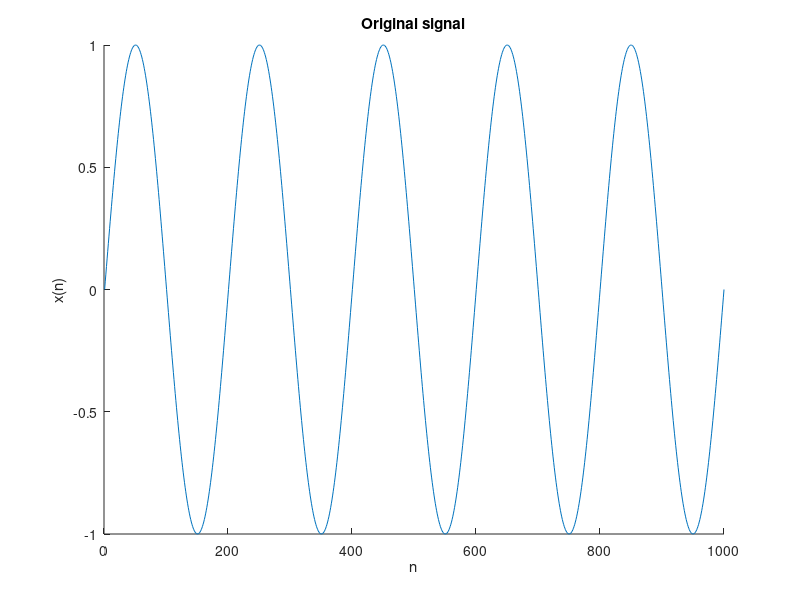

This chart was generated by the following MATLAB code: (Note: this script raises an error after producing the figure.)
% Test cases for the nonlinear discrete Wiener filter
% By Matheus F. Moreno
% SMT/DEL/UFRJ - Escola Politecnica

%% Instantiating the input signal: a discrete sine wave
x = sin((0:1000) * pi / 100);
x = x(:);

figure
hold on
plot(1:length(x), x);
set(gca,'xlim',[0, length(x)]);
xlabel('n');
ylabel('x(n)');
title('Original signal');


%% First case: filter estimation
filt = [-3, -2, -1, 1, 2, 3];
y_filt = fftfilt(filt, x);
sig_len = length(y_filt);

% Filter specifications
sizeFilters = 10;
hop = 500;
sigma = 10;

% Creating the filters
[y_filt_est, MSE] = kernelWiener(x, y_filt, sizeFilters, hop, sigma);
fprintf('MSE for filter estimation: %d\n', MSE);

% Plotting the filtered signal and the estimation
figure
hold on
plot(1:sig_len, y_filt);
plot(1:sig_len, y_filt_est, '--');
set(gca,'xlim',[0, sig_len]);
xlabel('n');
ylabel('y(n), y_est(n)');
title('Kernel Wiener Filter for filter estimation');


%% Second case: one step prediction
y_pred = x(2:end);
x_pred = x(1:end - 1);
sig_len = length(y_pred);

% Filter specifications
sizeFilters = 10;
hop = 200;
sigma = 0.16;

% Estimating the signal
[y_pred_est, MSE] = kernelWiener(x_pred, y_pred, sizeFilters, hop, sigma);
fprintf('MSE for one step prediction: %d\n', MSE);

figure
hold on
plot(1:sig_len, y_pred);
plot(1:sig_len, y_pred_est, '--');
set(gca,'xlim',[0, sig_len]);
xlabel('n');
ylabel('y(n), y_est(n)');
title('Kernel Wiener Filter for one step prediction');


%% Third case: noisy filtered signal
filt = [-3, -2, -1, 1, 2, 3];
y_filt = fftfilt(filt, x);
y_noisy = y_filt + randn(length(y_filt), 1) * 0.1;
sig_len = length(y_filt);

% Filter specifications
sizeFilters = 10;
hop = 200;
sigma = 3;

% Estimating the signal
[y_noisy_est, ~] = kernelWiener(x, y_noisy, sizeFilters, hop, sigma);
MSE = mean((y_filt - y_noisy_est) .^ 2);
fprintf('MSE for filtered noisy signal estimation: %d\n', MSE);

figure
subplot(1,2,1);
hold on
plot(1:sig_len, x);
plot(1:sig_len, y_noisy);
set(gca,'xlim',[0, sig_len]);
xlabel('n');
ylabel('x(n), y(n) + w(n)');
title('Filtered signal with noise');
subplot(1,2,2)
hold on
plot(1:sig_len, y_filt);
plot(1:sig_len, y_noisy_est, '--');
set(gca,'xlim',[0, sig_len]);
xlabel('n');
ylabel('y(n), y_est(n)');
title('Kernel Wiener Filter for filtered signal noise reduction');


%% Fourth case: nonlinear filter
y_nonl = zeros(length(x), 1);
sig_len = length(x);
x0 = 0;
x_m1 = 0;
y0 = 0;

% Creating a very weird nonlinear filter
for i = 1:sig_len,
    y_nonl(i) = sin(abs(x(i))^(1/2)) * exp(x0 + x_m1) + cos(y0);
    x_m1 = x0;
    x0 = x(i);
    y0 = y_nonl(i);
end;

% Filter specifications
sizeFilters = 10;
hop = 100;
sigma = 0.05;

% Estimating the signal
[y_nonl_est, MSE] = kernelWiener(x, y_nonl, sizeFilters, hop, sigma);
fprintf('MSE for nonlinear prediction: %d\n', MSE);

figure
hold on
plot(1:sig_len, y_nonl);
plot(1:sig_len, y_nonl_est, '--');
set(gca,'xlim',[0, sig_len]);
xlabel('n');
ylabel('y(n), y_est(n)');
title('Kernel Wiener Filter for nonlinear prediction');


%% Fifth case: noisy nonlinear filter
y_nnl = zeros(length(x), 1);
N = length(x);
x0 = 0;
x_m1 = 0;
y0 = 0;

% Creating a very weird nonlinear filter
for i = 1:N,
    y_nnl(i) = sin(abs(x(i))^(1/2)) * exp(x0 + x_m1) + cos(y0);
    x_m1 = x0;
    x0 = x(i);
    y0 = y_nnl(i);
end;

y_nonl = y_nnl;
y_nnl = y_nnl + 0.5 * randn(N, 1);

% Filter specifications
sizeFilters = 10;
hop = 200;
sigma = 0.05;

% Estimating the signal
[y_nonl_est, ~] = kernelWiener(x, y_nnl, sizeFilters, hop, sigma);
MSE = mean((y_nonl - y_nonl_est) .^ 2);
fprintf('MSE for nonlinear noisy prediction: %d\n', MSE);

figure
subplot(1,2,1);
hold on
plot(1:N, x);
plot(1:N, y_nnl);
set(gca,'xlim',[0, N]);
xlabel('n');
ylabel('x(n), y(n) + w(n)');
title('Filtered signal with noise');
subplot(1,2,2)
hold on
plot(1:N, y_nonl);
plot(1:N, y_nonl_est, '--');
set(gca,'xlim',[0, N]);
xlabel('n');
ylabel('y(n), y_est(n)');
title('Nonlinear Wiener Filter for nonlinear noisy prediction');